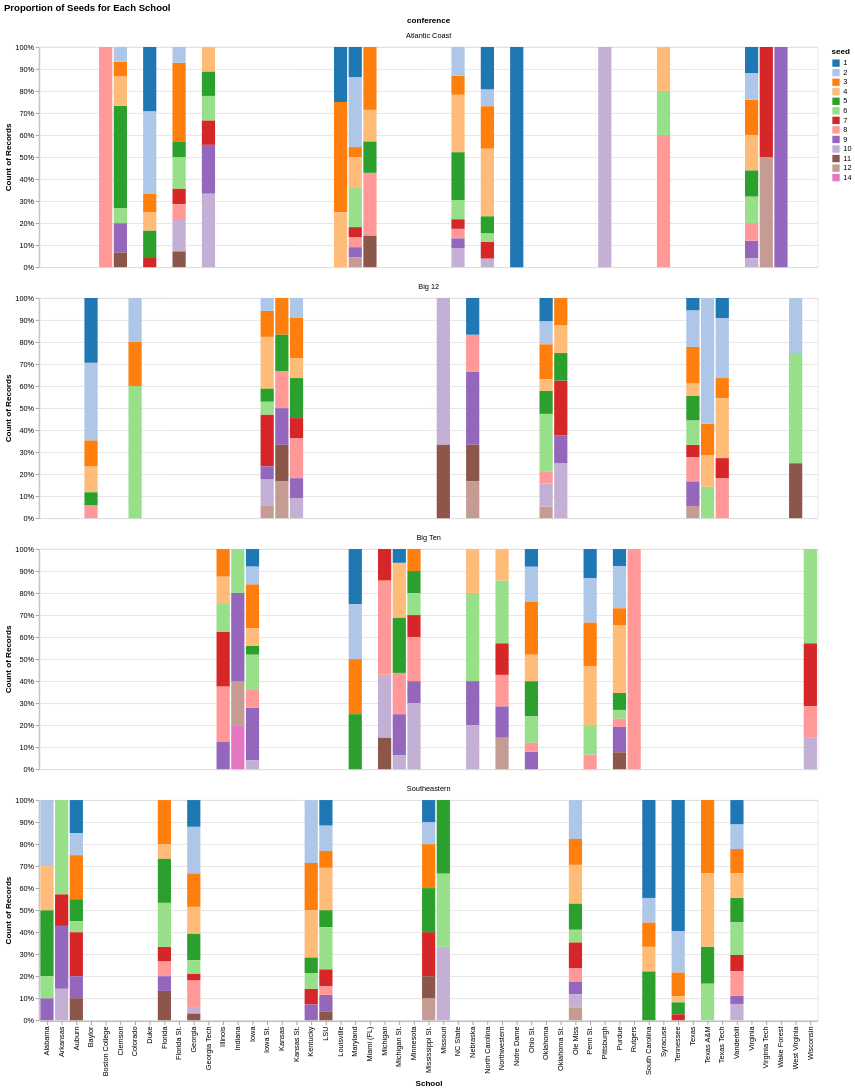

Here is the notebook cell this chart was saved with:
### Code cell
category_proportions= alt.Chart(tidy_bball_data).mark_bar().encode(
    x=alt.X("school").title("School"),
    y=alt.Y("count()").stack('normalize'),
    color=alt.Color("seed:N").scale(scheme="category20"),
    tooltip=alt.Tooltip(["school", "seed"])
).facet("conference",columns=1, title="Proportion of Seeds for Each School")
category_proportions

### Figure 1 — Vega-Lite specification as saved in the notebook (floating-point values rounded to 4 significant figures; data arrays with more than 128 entries replaced by an {"elided": "..."} marker saying what was removed)
{"config": {"view": {"continuousWidth": 300, "continuousHeight": 300}}, "data": {"name": "data-b6605f44bd2fb6ea08f49fdac434d87f"}, "facet": {"field": "conference", "type": "nominal"}, "spec": {"mark": {"type": "bar"}, "encoding": {"color": {"field": "seed", "scale": {"scheme": "category20"}, "type": "nominal"}, "tooltip": [{"field": "school", "type": "nominal"}, {"field": "seed", "type": "quantitative"}], "x": {"field": "school", "title": "School", "type": "nominal"}, "y": {"aggregate": "count", "stack": "normalize", "type": "quantitative"}}}, "columns": 1, "title": "Proportion of Seeds for Each School", "$schema": "https://vega.github.io/schema/vega-lite/v5.20.1.json", "datasets": {"data-b6605f44bd2fb6ea08f49fdac434d87f": {"elided": "711 records"}}}
